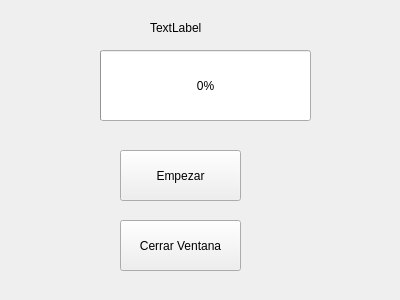
<?xml version="1.0" encoding="UTF-8"?>
<ui version="4.0">
 <class>Form</class>
 <widget class="QWidget" name="Form">
  <property name="geometry">
   <rect>
    <x>0</x>
    <y>0</y>
    <width>400</width>
    <height>300</height>
   </rect>
  </property>
  <property name="windowTitle">
   <string>Form</string>
  </property>
  <widget class="QProgressBar" name="progressBar">
   <property name="geometry">
    <rect>
     <x>100</x>
     <y>50</y>
     <width>211</width>
     <height>71</height>
    </rect>
   </property>
   <property name="value">
    <number>0</number>
   </property>
  </widget>
  <widget class="QPushButton" name="pushButton">
   <property name="geometry">
    <rect>
     <x>120</x>
     <y>220</y>
     <width>121</width>
     <height>51</height>
    </rect>
   </property>
   <property name="text">
    <string>Cerrar Ventana</string>
   </property>
  </widget>
  <widget class="QPushButton" name="progreso">
   <property name="geometry">
    <rect>
     <x>120</x>
     <y>150</y>
     <width>121</width>
     <height>51</height>
    </rect>
   </property>
   <property name="text">
    <string>Empezar</string>
   </property>
  </widget>
  <widget class="QLabel" name="label">
   <property name="geometry">
    <rect>
     <x>150</x>
     <y>20</y>
     <width>55</width>
     <height>16</height>
    </rect>
   </property>
   <property name="text">
    <string>TextLabel</string>
   </property>
  </widget>
 </widget>
 <resources/>
 <connections/>
</ui>
